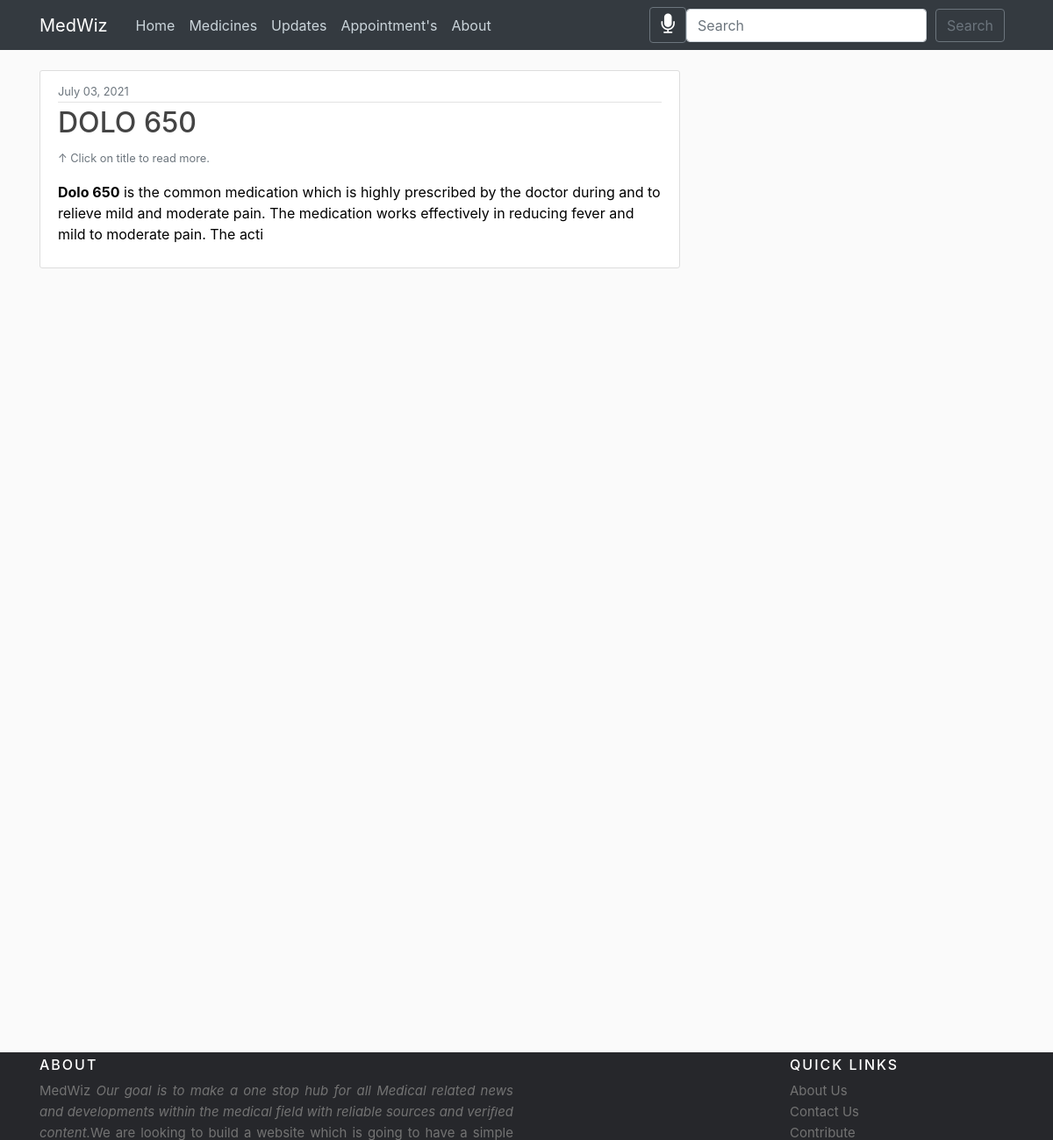
Screenshot of /medicines/ with the database file from the repository.
### blog/models.py (models this page shows, shortened)
class Medicine(models.Model):
    title = title = models.CharField(max_length=100)
    image = models.ImageField(null=True,blank=True,upload_to='django_blog/media')
    content = RichTextField(blank=True,null=True)
    date_posted = models.DateTimeField(default=timezone.now)

### blog/views.py (the view)
# urls.py: path("medicines/", views.medicines, name="medicines"),
def medicines(request):
    context = {"medicines": Medicine.objects.all()}
    return render(request, "blog/medicines.html", context)

### blog/templates/blog/medicines.html (shortened to what this page needs)
{%extends "blog/base.html" %}
{% block content%}
    {% for medicine in medicines%}
        <article class="media content-section">
            <div class="media-body">
            <div class="article-metadata">
                <small class="text-muted">{{ medicine.date_posted|date:"F d, Y" }}</small>
            </div>
            <h2>
                <a class="article-title" href="{% url 'medicine-detail' medicine.id %}"
                >{{ medicine.title }}</a></h2><small class="text-muted">&uarr; Click on title to read more.</small>
            <p class="article-content">{{ medicine.content| slice:300 | safe }}</p>
            </div>
        </article>
    {% endfor %}
{% endblock%}

### blog/static/blog/main.css (style rules this page uses)
body { background: #fafafa; color: #333333; margin-top: 5rem; }
h1, h2, h3, h4, h5, h6 { color: #444444; }
.content-section { background: #ffffff; padding: 10px 20px; border: 1px solid #dddddd; border-radius: 3px; margin-bottom: 20px; }
.article-title { color: #444444; }
.article-content { white-space: pre-line; }
.article-metadata { padding-bottom: 1px; margin-bottom: 4px; border-bottom: 1px solid #e3e3e3; }

### blog/templates/blog/base.html (style rules this page uses)
body { position: static !important; top:0px !important; }

### rows the page displays
Medicine: date_posted "July 03, 2021", title "DOLO 650", content "Dolo 650 is the common medication which is highly prescribed by the doctor during and to relieve mild and moderate pain. The medication works effectively in reducing fever and mild to moderate pain. The acti"
